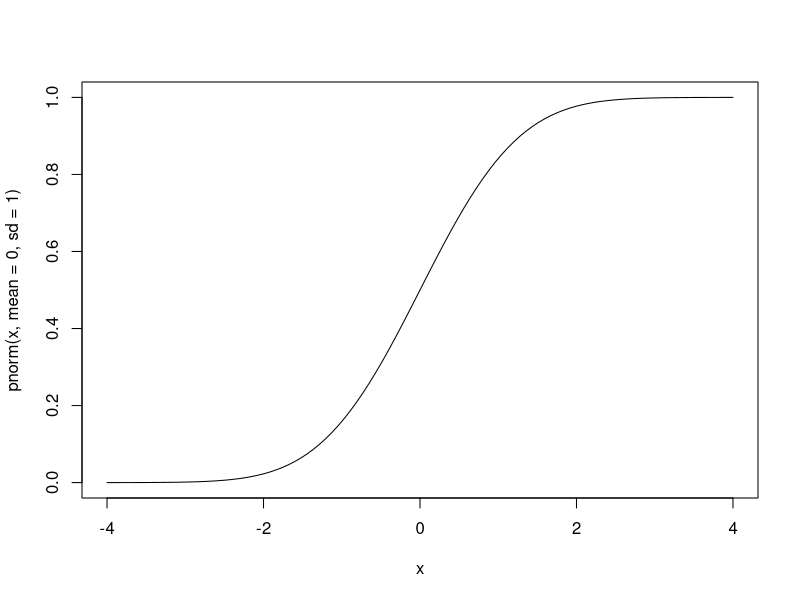
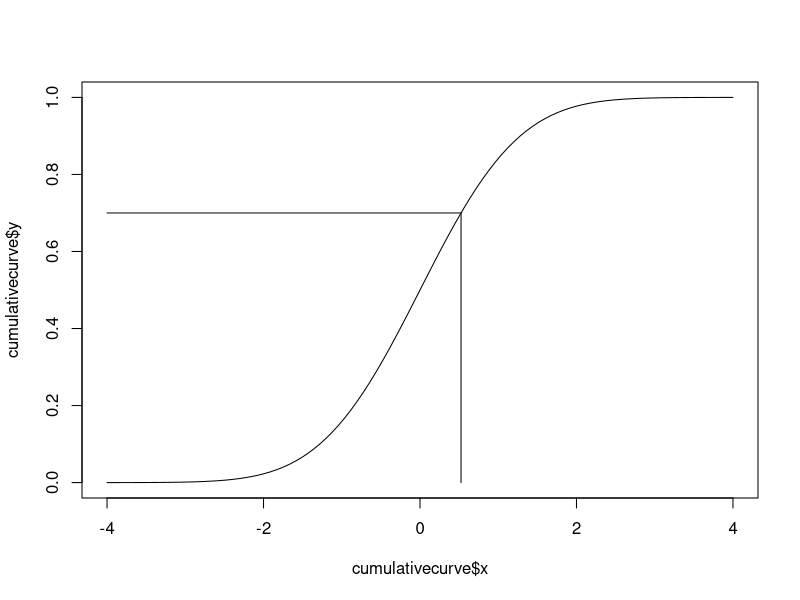
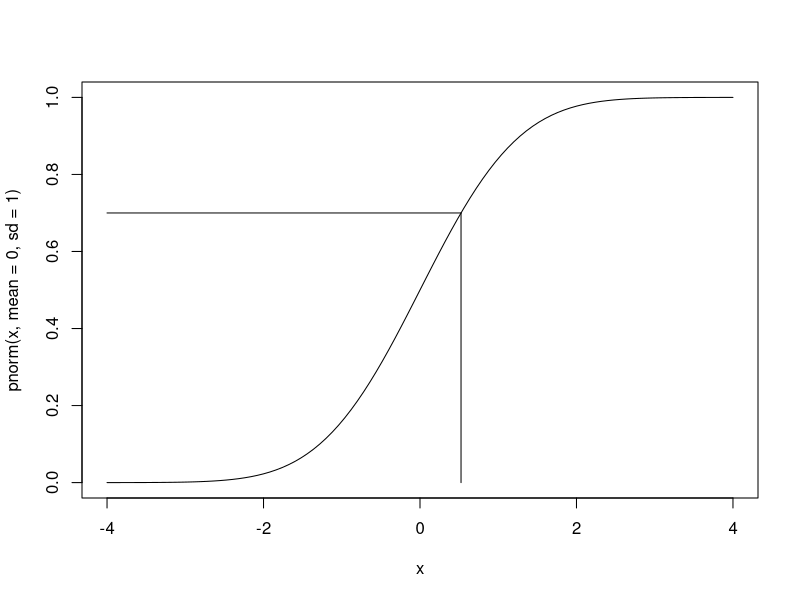
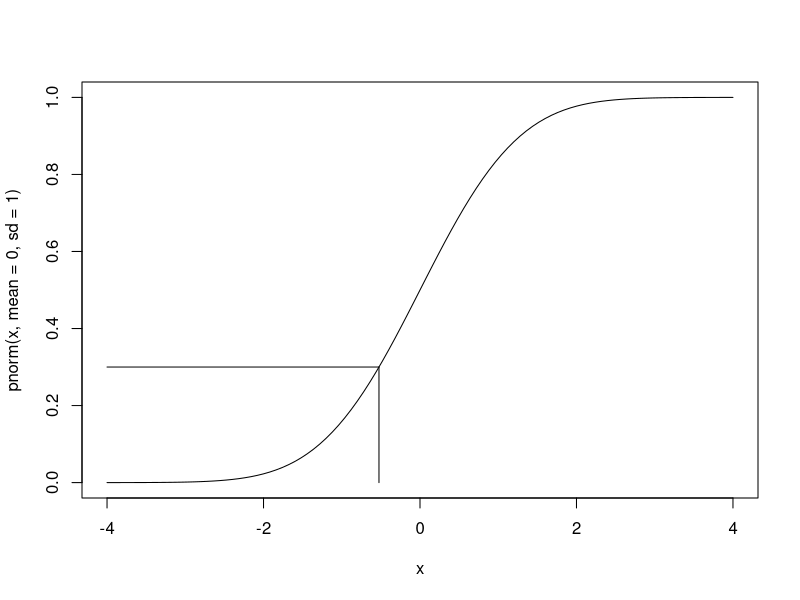
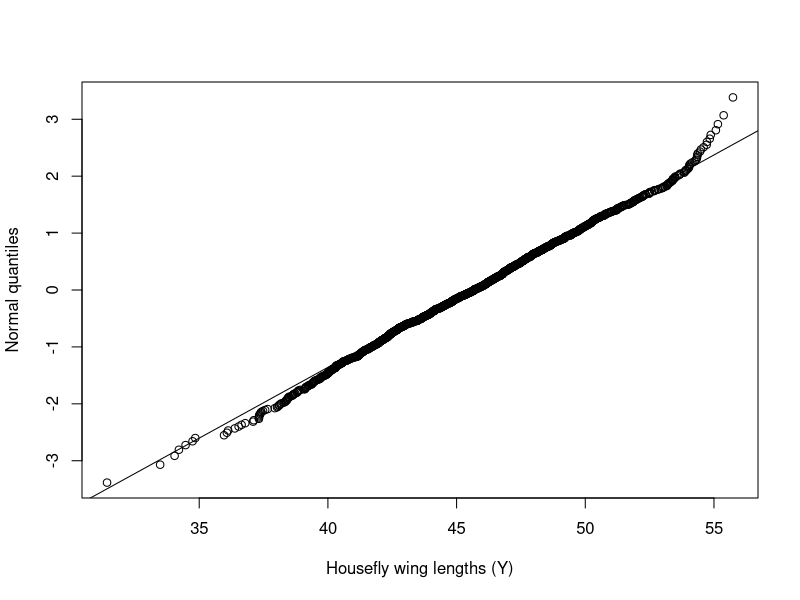
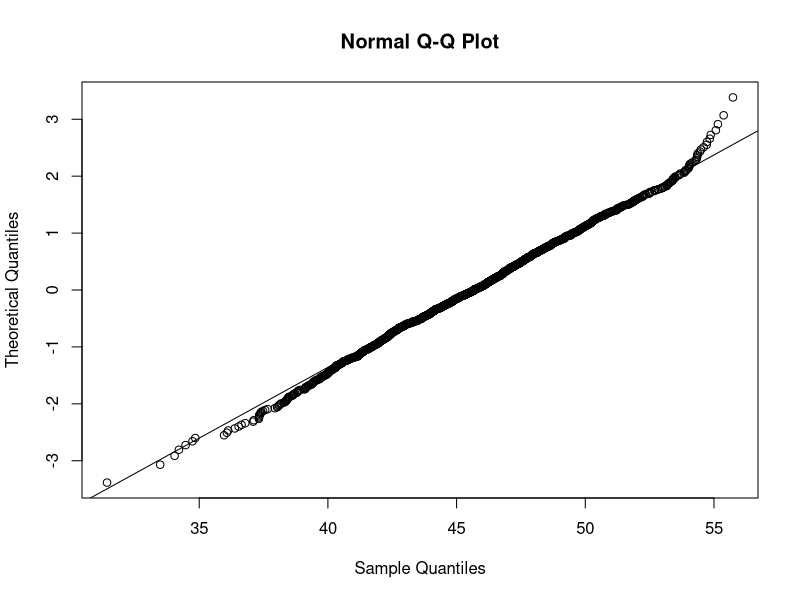

Source code (R) for these figures, in order: (Note: this script raises an error after producing the figures.)
## ---- chunk 1
knitr::opts_chunk$set(echo = TRUE)
## ---- chunk 2
cumulativecurve <- curve(pnorm(x, mean=0, sd=1),
      -4, 4,
      lty="solid")
## ---- chunk 3
qnorm(0.7)
qnorm(0.3)
qnorm(1) #As the text says, this is Inf(infinity)
## ---- chunk 4
plot(cumulativecurve,
     type="l")
segments(x0 = qnorm(0.7),
         y0 = 0,
         x1 = qnorm(0.7),
         y1 = 0.7)

segments(x0 = qnorm(0.7),
         y0 = 0.7,
         x1 = -4,
         y1 = 0.7)
## ---- chunk 5
fig6.5.function <- function (cumulativepercent,
                             normaldeviateleft,
                             normaldeviateright){
  curve(pnorm(x, mean=0, sd=1),
        normaldeviateleft,
        normaldeviateright,
        lty="solid")
  
  segments(x0 = qnorm(cumulativepercent),
           y0 = 0,
           x1 = qnorm(cumulativepercent),
           y1 = cumulativepercent)
  
  segments(x0 = qnorm(cumulativepercent),
           y0 = cumulativepercent,
           x1 = normaldeviateleft,
           y1 = cumulativepercent)
}

fig6.5.function(0.7,
                -4,
                4)


fig6.5.function(0.3,
                -4,
                4)

## ---- chunk 6
fakehouseflydata <- data.frame(
  "winglength" = rnorm(n = 1400,
                       mean = 45.5,
                       sd = 3.90)
)
## ---- chunk 7
library(dplyr)
## ---- chunk 8
ordered_fakehouseflydata <- fakehouseflydata %>%
  arrange(winglength)
## ---- chunk 9
rank(c(4,3,6,2,2),
     ties.method = "first")

rank(c(4,3,6,2,2),
     ties.method = "last")

rank(c(4,3,6,2,2),
     ties.method = "average")

rank(c(4,3,6,2,2),
     ties.method = "random")

rank(c(4,3,6,2,2),
     ties.method = "min")

rank(c(4,3,6,2,2),
     ties.method = "max")
## ---- chunk 10
ordered_fakehouseflydata$i <- rank(ordered_fakehouseflydata$winglength,
                                       ties.method = "min")
ordered_fakehouseflydata$p <- (ordered_fakehouseflydata$i - 0.5)/length(ordered_fakehouseflydata$winglength)
                                       
## ---- chunk 11
ordered_fakehouseflydata$normal_quantile <- qnorm(ordered_fakehouseflydata$p,
                                                  mean = 0, 
                                                  sd = 1)
## ---- chunk 12
plot(y = ordered_fakehouseflydata$normal_quantile,
     x = ordered_fakehouseflydata$winglength,
     xlab = "Housefly wing lengths (Y)",
     ylab = "Normal quantiles")
qqline(y=ordered_fakehouseflydata$winglength,
       datax=TRUE)

qqnorm(y = ordered_fakehouseflydata$winglength,
       datax = TRUE)
qqline(y = ordered_fakehouseflydata$winglength,
       datax = TRUE)

ordered_fakehouseflydata$quantilei <- quantile(x = ordered_fakehouseflydata$winglength,
         probs = ordered_fakehouseflydata$i/length(ordered_fakehouseflydata$winglength),
         type = 5)

ordered_fakehouseflydata$normal_quantilei <- qnorm(ordered_fakehouseflydata$quantilei,
                                                  mean = 0, 
                                                  sd = 1)
plot(y = ordered_fakehouseflydata$normal_quantilei,
     x = ordered_fakehouseflydata$winglength,
     xlab = "Housefly wing lengths (Y)",
     ylab = "Normal quantiles")
qqline(y=ordered_fakehouseflydata$winglength,
       datax=TRUE)
## ---- chunk 13
order(c(4,3,6,2,2))
order(order(c(4,3,6,2,2)))
## ---- chunk 14
stats:::qqnorm.default
x <- qnorm(ppoints(n))[order(order(y))]
